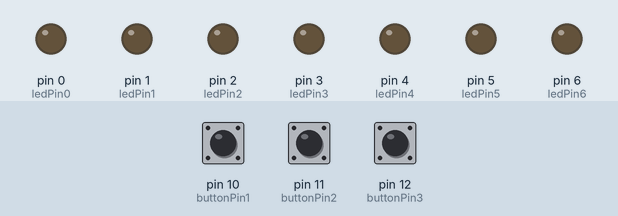
The sketch below on a simulated Arduino Uno, built with avr-gcc and run on an emulated ATmega328P. Parts: output pins drawn as LEDs (lit = HIGH). Inputs (shaded band) come from the test bench; at power-on: pin 12 (buttonPin3) LOW, pin 11 (buttonPin2) LOW, pin 10 (buttonPin1) HIGH.

Above: at 1.2 s.
1.3 s: pin 12 (buttonPin3) pulled HIGH for 0.15 s
At 1.7 s:
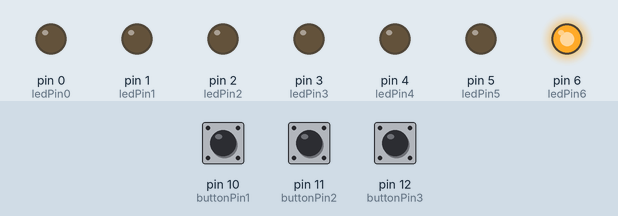
4.4 s: pin 11 (buttonPin2) pulled HIGH for 3.2 s
At 8.7 s:
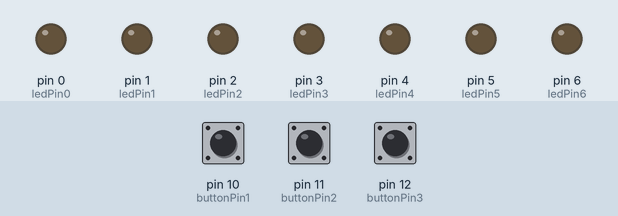
9.1 s: pin 12 (buttonPin3) pulled HIGH for 1 s
At 15.8 s:
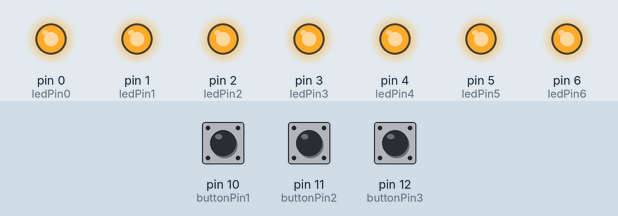
Timing chart, 0 to 17.3 s (numbered marks = the images above; inputs shaded):
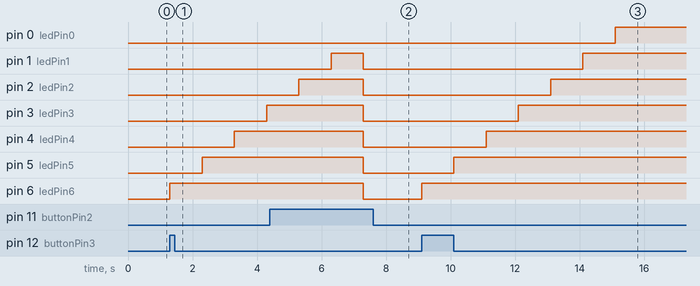

Measured:
- after the input at 1.3 s, pin 3 (ledPin3): LOW → HIGH after 3.0 s; pin 4 (ledPin4): LOW → HIGH after 2.0 s; pin 5 (ledPin5): LOW → HIGH after 1.0 s; pin 6 (ledPin6): LOW → HIGH at once
- after the input at 4.4 s, pin 0 (ledPin0): stays LOW (without the input it goes to HIGH after 2.9 s); pin 3 (ledPin3), pin 4 (ledPin4), pin 5 (ledPin5), pin 6 (ledPin6): HIGH → LOW after 2.9 s
- after the input at 9.1 s, pin 0 (ledPin0): LOW → HIGH after 6.0 s; pin 1 (ledPin1): LOW → HIGH after 5.0 s; pin 2 (ledPin2): LOW → HIGH after 4.0 s; pin 3 (ledPin3): LOW → HIGH after 3.0 s; pin 4 (ledPin4): LOW → HIGH after 2.0 s

The sketch:

Lab1.ino
```cpp
const int buttonPin1 = 10;
const int buttonPin2 = 11;
const int buttonPin3 = 12;
const int ledPin0 =  0;
const int ledPin1 =  1;
const int ledPin2 =  2;
const int ledPin3 =  3;
const int ledPin4 =  4;
const int ledPin5 =  5;
const int ledPin6 =  6;
int buttonState1 = 0;
int buttonState2 = 0;
int buttonState3 = 0;
void setup() {
  // initialize the LED pin as an output:
  pinMode(ledPin0, OUTPUT);
  pinMode(ledPin1, OUTPUT);
  pinMode(ledPin2, OUTPUT);
  pinMode(ledPin3, OUTPUT);
  pinMode(ledPin4, OUTPUT);
  pinMode(ledPin5, OUTPUT);
  pinMode(ledPin6, OUTPUT);

  // initialize the pushbutton pin as an input:
  pinMode(buttonPin1, INPUT);
  pinMode(buttonPin2, INPUT);
  pinMode(buttonPin3, INPUT);
}

void loop() {
  buttonState1 = digitalRead(buttonPin1);
  buttonState2 = digitalRead(buttonPin2);
  buttonState3 = digitalRead(buttonPin3);
  if (buttonState1 == LOW && buttonState2 == HIGH && buttonState3 == HIGH) {
    digitalWrite(ledPin0, HIGH);
    delay (1000);
    digitalWrite(ledPin1, HIGH);
    delay (1000);
    digitalWrite(ledPin2, HIGH);
    delay (1000);
    digitalWrite(ledPin3, HIGH);
    delay (1000);
    digitalWrite(ledPin4, HIGH);
    delay (1000);
    digitalWrite(ledPin5, HIGH);
    delay (1000);
    digitalWrite(ledPin6, HIGH);
  } else if(buttonState1 == HIGH && buttonState2 == LOW && buttonState3 == HIGH) {
    digitalWrite(ledPin6, HIGH);
    delay (1000);
    digitalWrite(ledPin5, HIGH);
    delay (1000);
    digitalWrite(ledPin4, HIGH);
    delay (1000);
    digitalWrite(ledPin3, HIGH);
    delay (1000);
    digitalWrite(ledPin2, HIGH);
    delay (1000);
    digitalWrite(ledPin1, HIGH);
    delay (1000);
    digitalWrite(ledPin0, HIGH);
  }
  else if(buttonState1 == HIGH && buttonState2 == HIGH && buttonState3 == LOW) {
    digitalWrite(ledPin6, LOW);
    digitalWrite(ledPin5, LOW);
    digitalWrite(ledPin4, LOW);
    digitalWrite(ledPin3, LOW);
    digitalWrite(ledPin2, LOW);
    digitalWrite(ledPin1, LOW);
    digitalWrite(ledPin0, LOW);
  }

}
```
